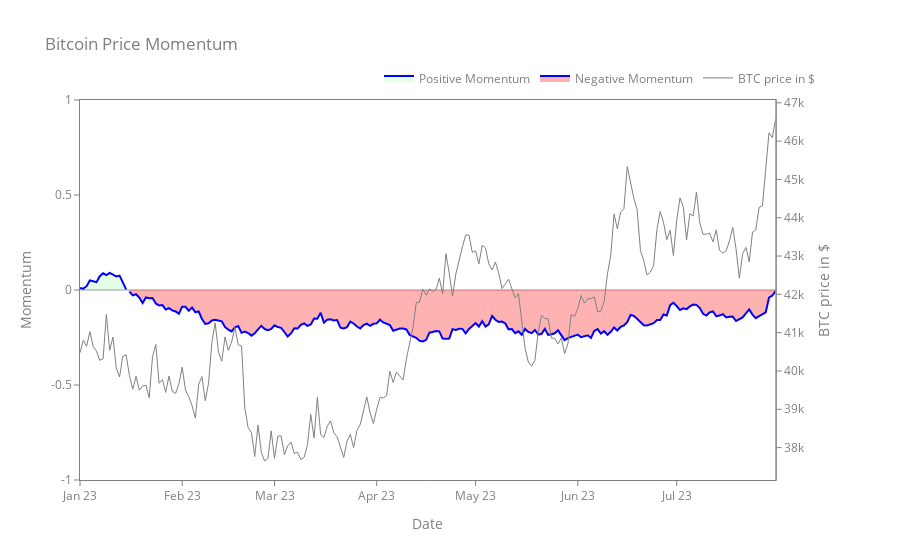

Notebook cell for this chart:
### Code cell
import numpy as np
import pandas as pd
import plotly.graph_objects as go
from plotly.subplots import make_subplots

# Generate sample data
np.random.seed(42)
dates = pd.date_range(start='2023-01-01', end='2023-07-31', freq='D')
momentum = np.cumsum(np.random.randn(len(dates))) / 50
btc_price = 40000 + np.cumsum(np.random.randn(len(dates))) * 500

df = pd.DataFrame({'Date': dates, 'Momentum': momentum, 'BTC_Price': btc_price})

# Create figure with secondary y-axis
fig = make_subplots(specs=[[{"secondary_y": True}]])

# Add traces for momentum with split legend
fig.add_trace(
    go.Scatter(
        x=df['Date'],
        y=df['Momentum'].where(df['Momentum'] >= 0, None),
        mode='lines',
        line=dict(color='blue', width=2),
        name='Positive Momentum',
        fill='tozeroy',
        fillcolor='rgba(0,255,0,0.1)'
    ),
    secondary_y=False,
)

fig.add_trace(
    go.Scatter(
        x=df['Date'],
        y=df['Momentum'].where(df['Momentum'] < 0, None),
        mode='lines',
        line=dict(color='blue', width=2),
        name='Negative Momentum',
        fill='tozeroy',
        fillcolor='rgba(255,0,0,0.3)'
    ),
    secondary_y=False,
)

# Add trace for BTC price
fig.add_trace(
    go.Scatter(x=df['Date'], y=df['BTC_Price'],
               mode='lines', line=dict(color='gray', width=1), name='BTC price in $'),
    secondary_y=True,
)

# Configure layout
fig.update_layout(
    title={
        'text': 'Bitcoin Price Momentum',
        'font': {'color': 'grey'}
    },
    plot_bgcolor='white',
    paper_bgcolor='white',
    xaxis=dict(
        title='Date',
        titlefont={'color': 'grey'},
        showgrid=False,
        showline=True,
        linewidth=1,
        linecolor='grey',
        ticks='outside',
        ticklen=5,
        tickwidth=1,
        tickcolor='grey',
        tickfont={'color': 'grey'},
        tickformat='%b %y',  # Format as "MMM YY"
        tickmode='auto',
        nticks=10,  # Adjust this value to change the number of ticks shown
        mirror=True
    ),
    yaxis=dict(
        title='Momentum',
        titlefont={'color': 'grey'},
        range=[-1, 1],
        showgrid=False,
        zeroline=True,
        zerolinecolor='rgba(0,0,0,0.2)',
        tickmode='array',
        tickvals=[-1, -0.5, 0, 0.5, 1],
        ticktext=['-1', '-0.5', '0', '0.5', '1'],
        ticks='outside',
        ticklen=5,
        tickwidth=1,
        tickcolor='grey',
        tickfont={'color': 'grey'},
        showline=True,
        linewidth=1,
        linecolor='grey',
        mirror=True
    ),
    yaxis2=dict(
        title='BTC price in $',
        titlefont={'color': 'grey'},
        showgrid=False,
        showline=True,
        linewidth=1,
        linecolor='grey',
        ticks='outside',
        ticklen=5,
        tickwidth=1,
        tickcolor='grey',
        tickfont={'color': 'grey'},
        mirror=True
    ),
    legend=dict(
        orientation='h',
        yanchor='bottom',
        y=1.02,
        xanchor='right',
        x=1,
        font={'color': 'grey'}
    ),
    hovermode='x unified'
)

fig.show()

### Figure 1 — Plotly figure (JSON) as saved in the notebook; plotly's stock layout.template omitted (floating-point values rounded to 4 significant figures; data arrays with more than 128 entries replaced by an {"elided": "..."} marker saying what was removed)
{"data": [{"fill": "tozeroy", "fillcolor": "rgba(0,255,0,0.1)", "line": {"color": "blue", "width": 2}, "mode": "lines", "name": "Positive Momentum", "x": {"elided": "212 str values"}, "y": {"elided": "212 float values"}, "type": "scatter", "xaxis": "x", "yaxis": "y"}, {"fill": "tozeroy", "fillcolor": "rgba(255,0,0,0.3)", "line": {"color": "blue", "width": 2}, "mode": "lines", "name": "Negative Momentum", "x": {"elided": "212 str values"}, "y": {"elided": "212 float values"}, "type": "scatter", "xaxis": "x", "yaxis": "y"}, {"line": {"color": "gray", "width": 1}, "mode": "lines", "name": "BTC price in $", "x": {"elided": "212 str values"}, "y": {"elided": "212 float values"}, "type": "scatter", "xaxis": "x", "yaxis": "y2"}], "layout": {"xaxis": {"anchor": "y", "domain": [0.0, 0.94], "title": {"text": "Date", "font": {"color": "grey"}}, "tickfont": {"color": "grey"}, "showgrid": false, "showline": true, "linewidth": 1, "linecolor": "grey", "ticks": "outside", "ticklen": 5, "tickwidth": 1, "tickcolor": "grey", "tickformat": "%b %y", "tickmode": "auto", "nticks": 10, "mirror": true}, "yaxis": {"anchor": "x", "domain": [0.0, 1.0], "title": {"text": "Momentum", "font": {"color": "grey"}}, "tickfont": {"color": "grey"}, "range": [-1, 1], "showgrid": false, "zeroline": true, "zerolinecolor": "rgba(0,0,0,0.2)", "tickmode": "array", "tickvals": [-1, -0.5, 0, 0.5, 1], "ticktext": ["-1", "-0.5", "0", "0.5", "1"], "ticks": "outside", "ticklen": 5, "tickwidth": 1, "tickcolor": "grey", "showline": true, "linewidth": 1, "linecolor": "grey", "mirror": true}, "yaxis2": {"anchor": "x", "overlaying": "y", "side": "right", "title": {"text": "BTC price in $", "font": {"color": "grey"}}, "tickfont": {"color": "grey"}, "showgrid": false, "showline": true, "linewidth": 1, "linecolor": "grey", "ticks": "outside", "ticklen": 5, "tickwidth": 1, "tickcolor": "grey", "mirror": true}, "title": {"font": {"color": "grey"}, "text": "Bitcoin Price Momentum"}, "legend": {"font": {"color": "grey"}, "orientation": "h", "yanchor": "bottom", "y": 1.02, "xanchor": "right", "x": 1}, "plot_bgcolor": "white", "paper_bgcolor": "white", "hovermode": "x unified"}}
